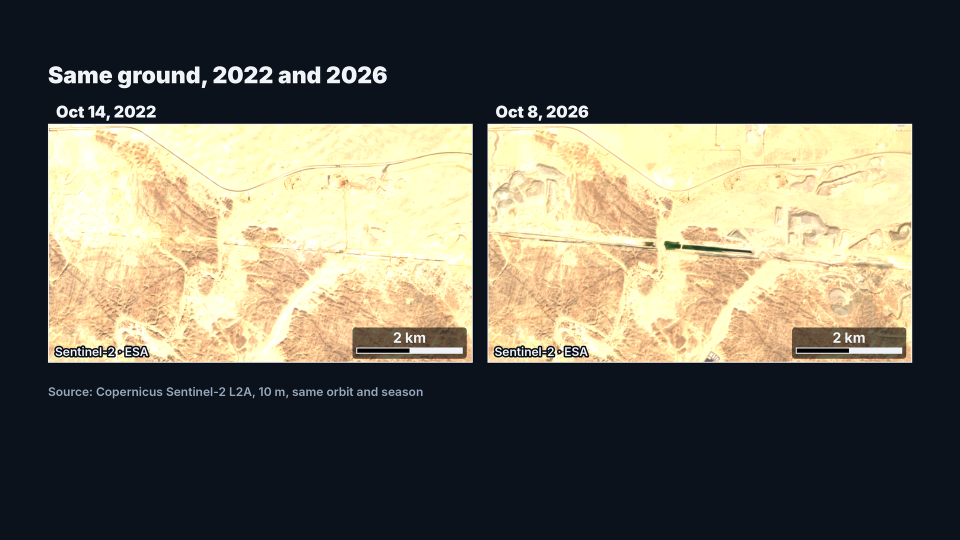
#> input picture publish/assets/ep005/src/s2-cmp-2022-2026.png, 1920 x 1080 px (shown at 1/2 size)
$ python -i thumbcheck.py   (imports and definitions only)
#> lines starting #> are read from the running program, lines starting #| are printed output that depends on the picture
#!/usr/bin/env python3
"""thumbcheck.py - objective half of the OrbitalAtlas thumbnail gate (docs/THUMBNAIL_STYLE_GUIDE.md).

    python3 thumbcheck.py cover.jpg [more.jpg ...]

Prints JSON per file: metrics, rule results and PASS/FAIL. It checks only what a script can measure (size, saturation, contrast,
white headline mass, yellow accent). Similarity to the approved covers, one focus, true-to-content and phone legibility are
judged by Claude against the guide and recorded in the review - a script PASS is necessary, never sufficient.
Thresholds were calibrated on the four PUBLISHED covers (Sahara, Dubai, Great Salt Lake, Jakarta; docs/assets/thumbnail-reference/):
saturation 0.46-0.58, luma std 64-73, white 3.3-6.8%, yellow 1.6-5.7% (gold, hue 41-61 deg).
"""
import colorsys, json, os, sys
from PIL import Image, ImageStat

MAX_BYTES = 2 * 1024 * 1024


def metrics(path):
    im = Image.open(path).convert("RGB")
#> im is the input picture: PIL image 1920x1080 RGB; mean R, G, B 104.4, 101, 87.8
    small = im.resize((320, 180))
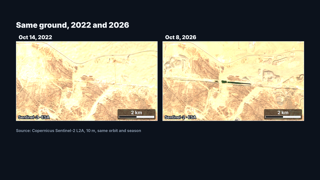
#> small: PIL image 320x180 RGB; mean R, G, B 104.3, 101, 87.8
    px = list(small.getdata())
#> px = 57600 items
    hsv = [colorsys.rgb_to_hsv(r / 255, g / 255, b / 255) for r, g, b in px]
#> hsv = 57600 items
    n = len(px)
#> n = 57600
    luma = ImageStat.Stat(small.convert("L"))
    white = sum(1 for r, g, b in px if min(r, g, b) > 235) / n
#> white = 0.00648
    yellow = sum(1 for h, s, v in hsv if 0.115 < h < 0.17 and s > 0.6 and v > 0.85) / n
#> yellow = 0
    dark = sum(1 for v in (c[2] for c in hsv) if v < 0.25) / n
#> dark = 0.59
    return {"size": im.size, "bytes": os.path.getsize(path), "mean_saturation": round(sum(c[1] for c in hsv) / n, 2),
            "luma_std": round(luma.stddev[0], 1), "white_share": round(white, 3), "yellow_share": round(yellow, 3), "dark_share": round(dark, 3)}


def check(m):
    return {"is_1280x720": m["size"] == (1280, 720), "under_2MB": m["bytes"] <= MAX_BYTES,
            "strong_contrast(luma_std>=58)": m["luma_std"] >= 58,
            "saturated(mean_saturation>=0.40)": m["mean_saturation"] >= 0.40,
            "white_headline_mass(>=2.5%)": m["white_share"] >= 0.025,
            "yellow_accent(>=1.2%)": m["yellow_share"] >= 0.012}


def main(argv):
    out, ok = [], True
    for p in argv:
        m = metrics(p); r = check(m); good = all(r.values()); ok &= good
        out.append({"file": p, "metrics": m, "rules": r, "result": "PASS (objective part)" if good else "FAIL"})
    print(json.dumps(out, indent=2))
    return 0 if ok else 1


# [2 lines not run here, left out]

>>> result = metrics('../../../publish/assets/ep005/src/s2-cmp-2022-2026.png')
#> result = {'size': (1920, 1080), 'bytes': 1240465, 'mean_saturation': 0.45, 'luma_std': 102.8, 'white_share': 0.006, 'yellow_share': 0, 'dark_share': 0.59}
